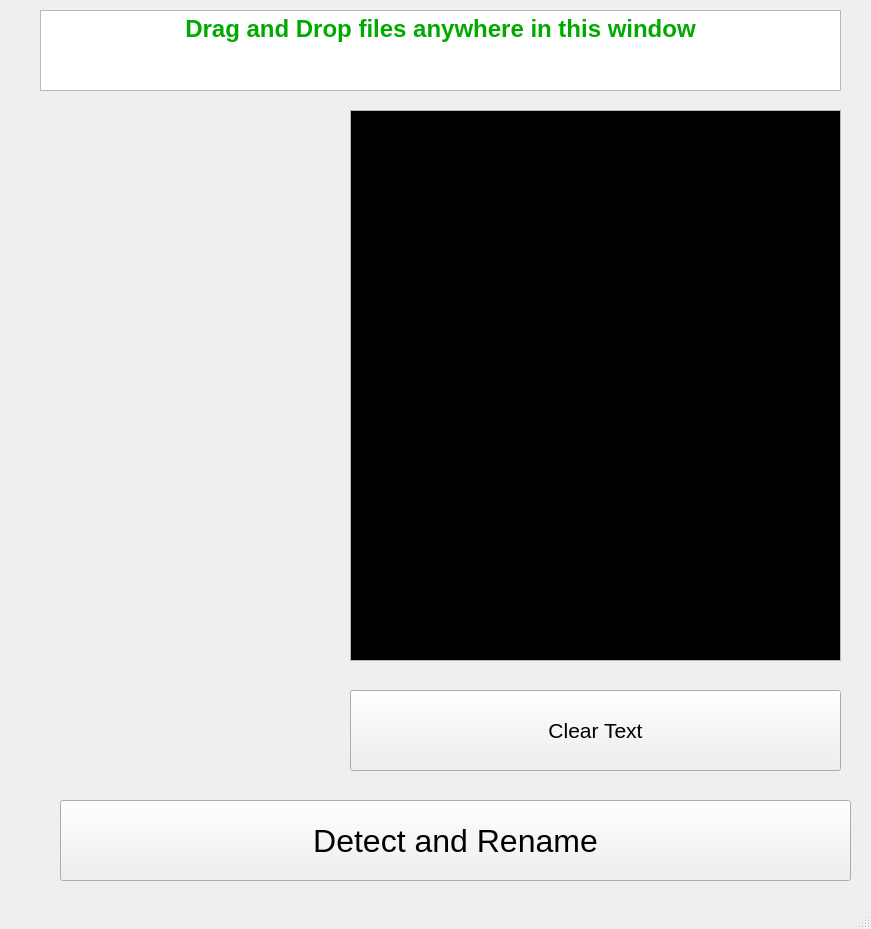
<?xml version="1.0" encoding="UTF-8"?>
<ui version="4.0">
 <class>MainWindow</class>
 <widget class="QMainWindow" name="MainWindow">
  <property name="geometry">
   <rect>
    <x>0</x>
    <y>0</y>
    <width>871</width>
    <height>929</height>
   </rect>
  </property>
  <property name="windowTitle">
   <string>MainWindow</string>
  </property>
  <widget class="QWidget" name="centralwidget">
   <widget class="QPushButton" name="detect_rename">
    <property name="geometry">
     <rect>
      <x>60</x>
      <y>800</y>
      <width>791</width>
      <height>81</height>
     </rect>
    </property>
    <property name="font">
     <font>
      <pointsize>24</pointsize>
     </font>
    </property>
    <property name="focusPolicy">
     <enum>Qt::NoFocus</enum>
    </property>
    <property name="text">
     <string>Detect and Rename</string>
    </property>
   </widget>
   <widget class="QTextBrowser" name="intro">
    <property name="geometry">
     <rect>
      <x>40</x>
      <y>10</y>
      <width>801</width>
      <height>81</height>
     </rect>
    </property>
    <property name="html">
     <string>&lt;!DOCTYPE HTML PUBLIC &quot;-//W3C//DTD HTML 4.0//EN&quot; &quot;http://www.w3.org/TR/REC-html40/strict.dtd&quot;&gt;
&lt;html&gt;&lt;head&gt;&lt;meta name=&quot;qrichtext&quot; content=&quot;1&quot; /&gt;&lt;style type=&quot;text/css&quot;&gt;
p, li { white-space: pre-wrap; }
&lt;/style&gt;&lt;/head&gt;&lt;body style=&quot; font-family:'MS Shell Dlg 2'; font-size:7.8pt; font-weight:400; font-style:normal;&quot;&gt;
&lt;p align=&quot;center&quot; style=&quot; margin-top:0px; margin-bottom:0px; margin-left:0px; margin-right:0px; -qt-block-indent:0; text-indent:0px;&quot;&gt;&lt;span style=&quot; font-size:18pt; font-weight:600; color:#00aa00;&quot;&gt;Drag and Drop files anywhere in this window&lt;/span&gt;&lt;/p&gt;&lt;/body&gt;&lt;/html&gt;</string>
    </property>
   </widget>
   <widget class="QTextBrowser" name="details">
    <property name="geometry">
     <rect>
      <x>350</x>
      <y>110</y>
      <width>491</width>
      <height>551</height>
     </rect>
    </property>
    <property name="html">
     <string>&lt;!DOCTYPE HTML PUBLIC &quot;-//W3C//DTD HTML 4.0//EN&quot; &quot;http://www.w3.org/TR/REC-html40/strict.dtd&quot;&gt;
&lt;html&gt;&lt;head&gt;&lt;meta name=&quot;qrichtext&quot; content=&quot;1&quot; /&gt;&lt;style type=&quot;text/css&quot;&gt;
p, li { white-space: pre-wrap; }
&lt;/style&gt;&lt;/head&gt;&lt;body style=&quot; font-family:'MS Shell Dlg 2'; font-size:7.8pt; font-weight:400; font-style:normal;&quot; bgcolor=&quot;#000000&quot;&gt;
&lt;p align=&quot;center&quot; style=&quot;-qt-paragraph-type:empty; margin-top:0px; margin-bottom:0px; margin-left:0px; margin-right:0px; -qt-block-indent:0; text-indent:0px;&quot;&gt;&lt;br /&gt;&lt;/p&gt;&lt;/body&gt;&lt;/html&gt;</string>
    </property>
   </widget>
   <widget class="QPushButton" name="pushButton">
    <property name="geometry">
     <rect>
      <x>350</x>
      <y>690</y>
      <width>491</width>
      <height>81</height>
     </rect>
    </property>
    <property name="font">
     <font>
      <pointsize>16</pointsize>
     </font>
    </property>
    <property name="text">
     <string>Clear Text</string>
    </property>
   </widget>
  </widget>
  <widget class="QMenuBar" name="menubar">
   <property name="geometry">
    <rect>
     <x>0</x>
     <y>0</y>
     <width>871</width>
     <height>26</height>
    </rect>
   </property>
  </widget>
  <widget class="QStatusBar" name="statusbar"/>
 </widget>
 <resources/>
 <connections/>
</ui>
